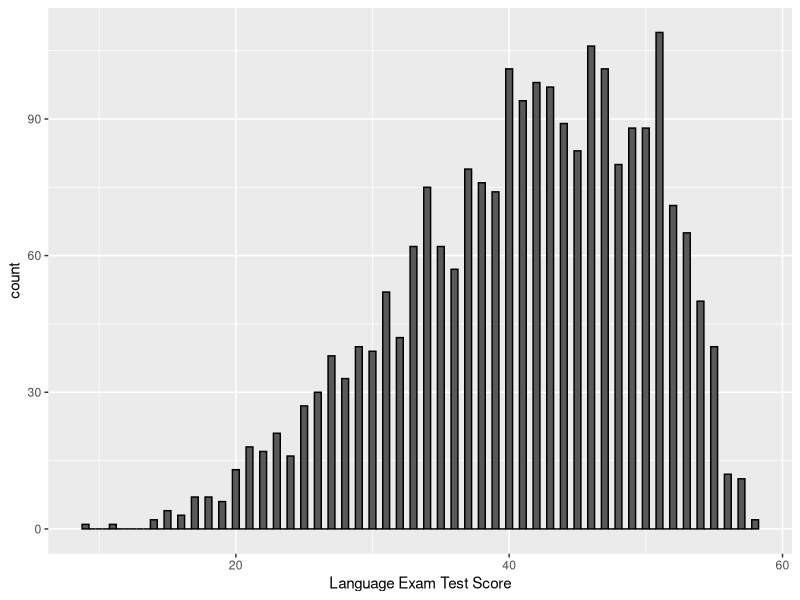
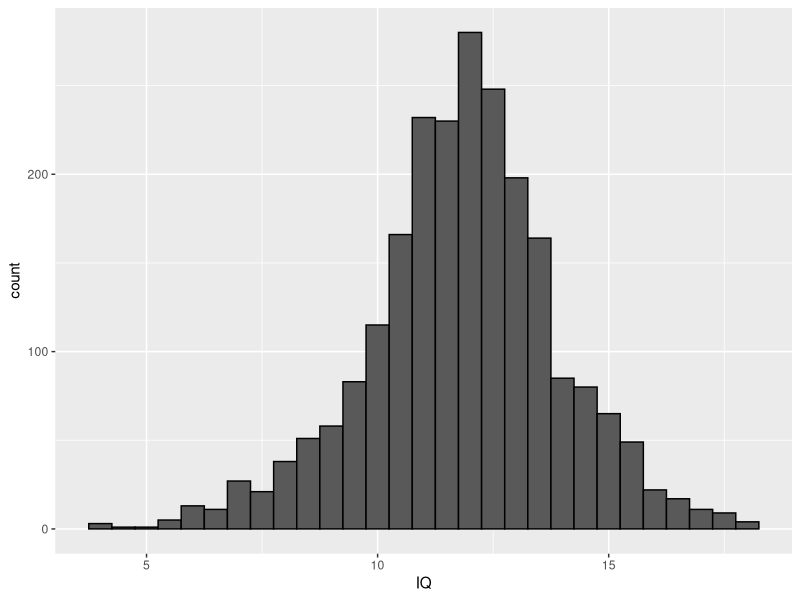
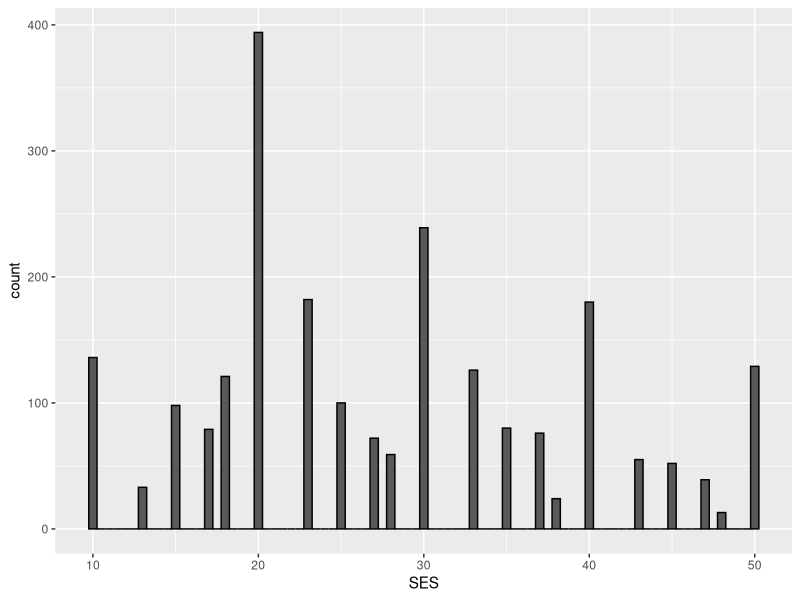
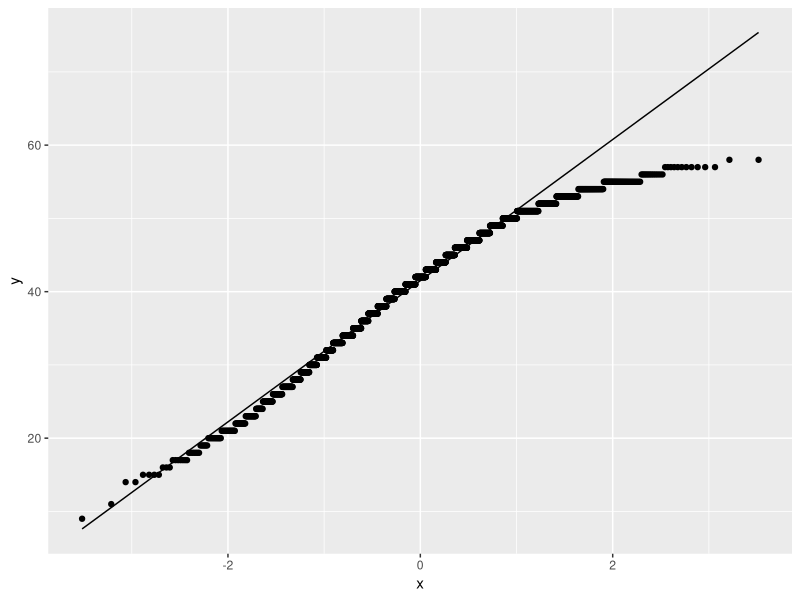
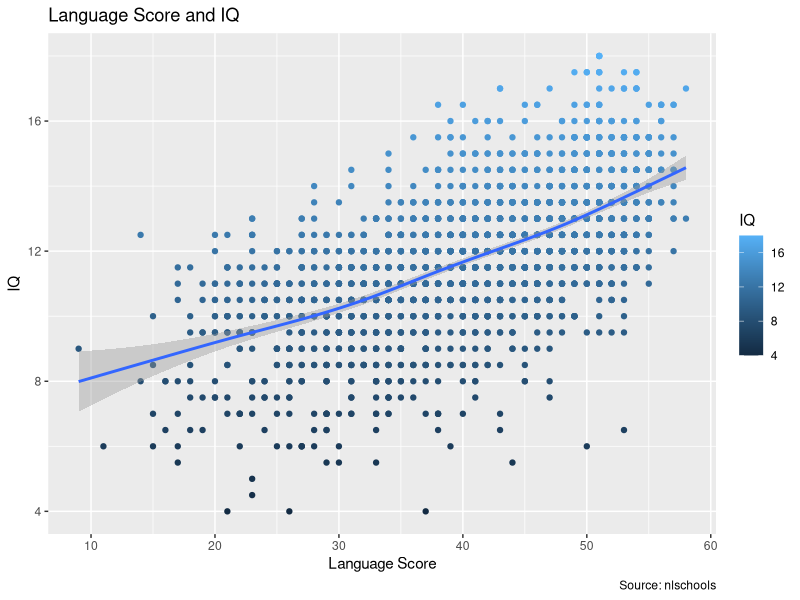
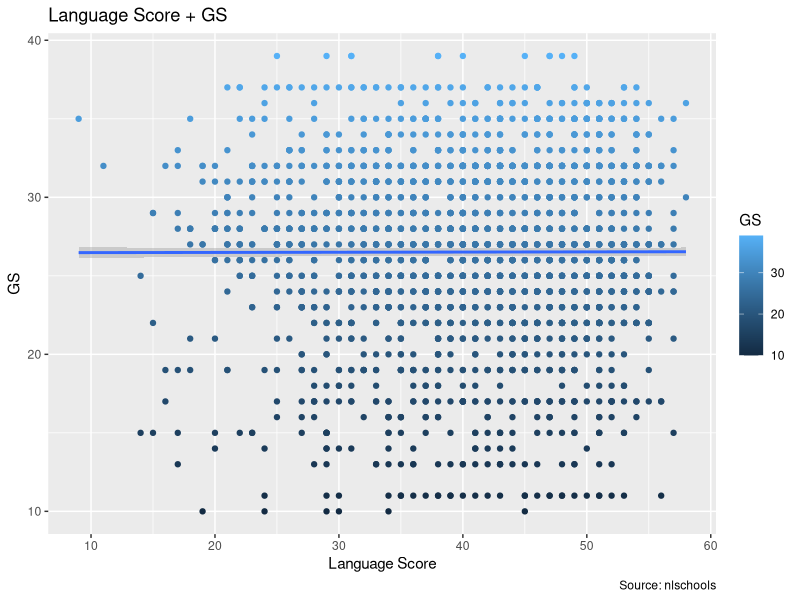
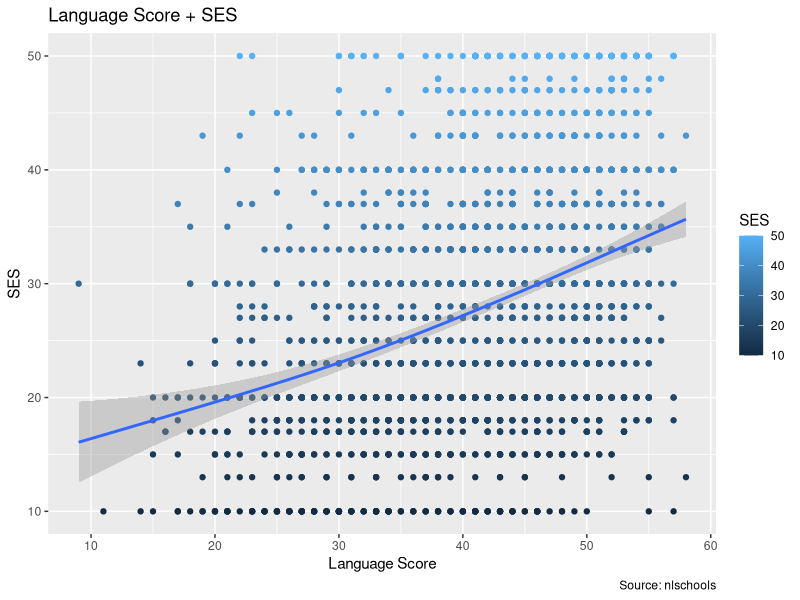
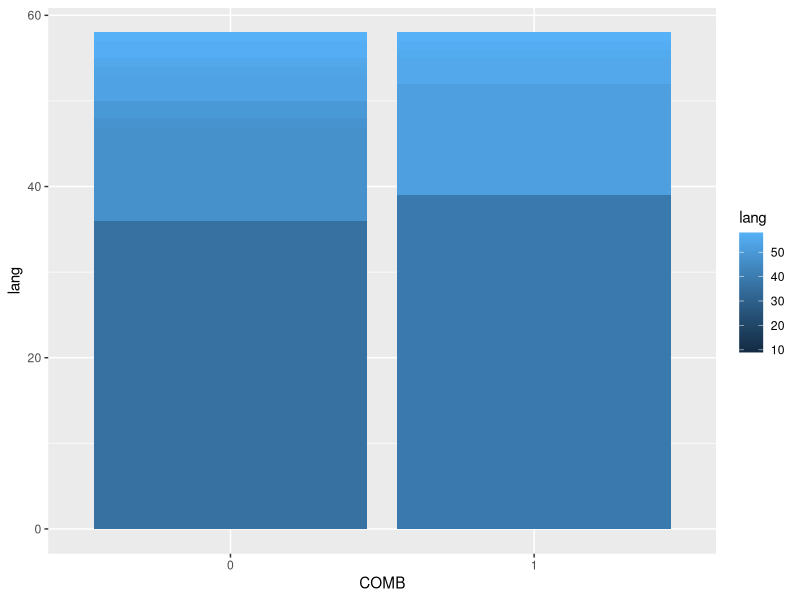

Write the R code that produced these figures, in order.
## ---- chunk 1
library("MASS")
library(ggplot2)
library(dplyr)
library(reshape2)
data <- nlschools

#Count the number of rows in the dataset
total.rows <- count(data)

# Average Language Exam
avg.lang <- mean(data$lang)

# Standard Deviation in the Language Exam
sd.lang <- sd(data$lang)

## ---- chunk 2
# Dataset Summary
summary(nlschools)


# Summary
# summary <- data %>%
#     group_by(class, GS, COMB) %>%
#     summarise(avg.lang = mean(lang), avg.iq = mean(IQ), avg.ses = mean(SES))
# print(as_tibble(summary), n=133)
# # 
# Average Language Exam per class
# avg.class.lang <- data %>%
#     group_by(COMB) %>%
#     summarise(avg.lang = mean(lang), avg.iq = mean(IQ), avg.ses = mean(SES))
# print(as_tibble(avg.class.lang), n=100)
## ---- chunk 3
#IQ Discrepancy by Class
sd.class.lang <- data %>%
    group_by(class, GS) %>%
    summarise(sd.iq = sd(IQ), sd.ses = sd(SES), sd.lang = sd(lang))
print(as_tibble(sd.class.lang),
n=133
)
## ---- chunk 4
# Class name and Average IQ
# class.iq <- ggplot(aes(x = class, y = IQ), data = nlschools)
q <- c(.25, .5, .75, 1)

ggplot(nlschools, aes(x = lang)) +
  geom_histogram(col = "black", binwidth=.5) +
  labs(x = "Language Exam Test Score")

ggplot(nlschools, aes(x = IQ)) +
  geom_histogram(col = "black", binwidth=.5) +
  labs(x = "IQ")

# ggplot(nlschools, aes(x = class)) +
#   geom_histogram(col = "black", binwidth=.5) +
#   labs(x = "class")

ggplot(nlschools, aes(x = SES)) +
  geom_histogram(col = "black", binwidth=.5) +
  labs(x = "SES")

## ---- chunk 5
# language score and verbal IQ
#class.ses <- ggplot(aes(x = class, y = SES), data = nlschools)
#class.ses + 
#  stat_summary(fun = "mean", geom = "bar") +
#    labs(
#       x="class",
#       y="SES",
#       title="Average Student SES by Class", 
#       caption="Source: nlschools")


# calculate quantiles by group
data %>% group_by(class) %>%
  summarize(first=quantile(sd(lang), probs = q[1]),
            second=quantile(sd(lang), probs = q[2]),
            third=quantile(sd(lang), probs = q[3])
            )
ggplot(data, aes(sample = lang)) +
  stat_qq() +
  stat_qq_line()

# stat_qq() +
#   stat_qq_line()
## ---- chunk 6
data <- nlschools

# language score, verbal IQ by class
p1 <- ggplot(data, mapping = aes(x = lang , y = IQ, colour = IQ))

p1 + 
  geom_point(aes()) +
  geom_smooth(show.legend = TRUE, method = 'gam') +
    labs( x="Language Score",
       y="IQ",
       title="Language Score and IQ", 
       caption="Source: nlschools")

# language score, verbal IQ by COMB
p2 <- ggplot(data, mapping = aes(x = lang , y = GS, colour = GS))
p2 + 
  geom_point(aes()) +
  geom_smooth(show.legend = TRUE, method = 'gam') +
  # stat_qq() +
  # stat_qq_line() +
    labs( x="Language Score",
       y="GS",
       title="Language Score + GS", 
       caption="Source: nlschools")


# language score, SES
p3 <- ggplot(data, mapping = aes(x = lang , y = SES, colour = SES))
p3 + 
  geom_point(aes()) +
  geom_smooth() +
  # stat_qq() +
  # stat_qq_line() +
    labs( x="Language Score",
       y="SES",
       title="Language Score + SES", 
       caption="Source: nlschools")

# language score, verbal IQ by COMB
# p3 <- ggplot(data, mapping = aes(fill=lang, x = lang , y = COMB, colour = COMB))
# p3 + 
#   geom_point(aes()) +
#   geom_smooth() +
#     labs( x="Language Score",
#        y="COMB",
#        title="Language Score + COMB", 
#        caption="Source: nlschools")

#Average language exam test score by COMB
ggplot(aes(fill=lang, x = COMB, y = lang), data = data) + 
  geom_bar(position="dodge", stat="identity")
    
ggplot(aes(fill=lang, x = COMB, y = lang), data = data) + 
  stat_summary(fun = "mean", geom = "bar")

sd.class.lang <- data %>%
    group_by(COMB) %>%
    dplyr::summarise(avg.lang = mean(lang), sd.lang = sd(lang), count.GS = length(GS), count.lang = length(lang))
sd.class.lang  
